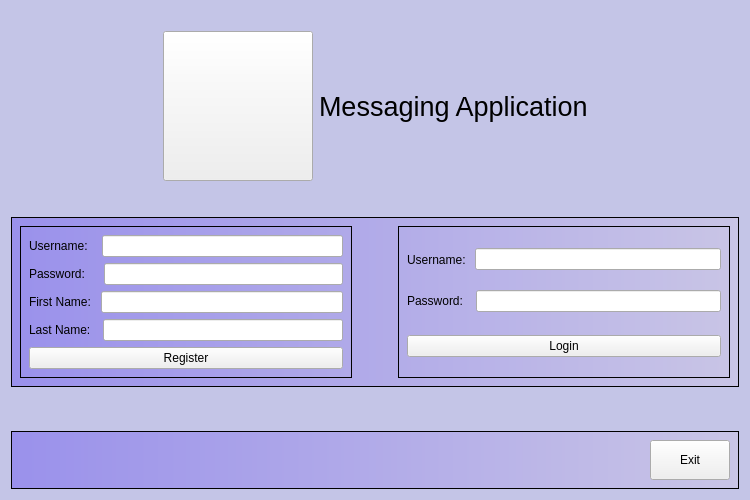
<?xml version="1.0" encoding="UTF-8"?>
<ui version="4.0">
 <class>loginScreen</class>
 <widget class="QWidget" name="loginScreen">
  <property name="geometry">
   <rect>
    <x>0</x>
    <y>0</y>
    <width>750</width>
    <height>500</height>
   </rect>
  </property>
  <property name="windowTitle">
   <string>Form</string>
  </property>
  <property name="styleSheet">
   <string notr="true">#loginScreen {background-color: rgb(196, 197, 231)}</string>
  </property>
  <layout class="QVBoxLayout" name="verticalLayout">
   <item>
    <spacer name="verticalSpacer_8">
     <property name="orientation">
      <enum>Qt::Vertical</enum>
     </property>
     <property name="sizeType">
      <enum>QSizePolicy::Fixed</enum>
     </property>
     <property name="sizeHint" stdset="0">
      <size>
       <width>20</width>
       <height>20</height>
      </size>
     </property>
    </spacer>
   </item>
   <item>
    <layout class="QHBoxLayout" name="horizontalLayout_27">
     <property name="topMargin">
      <number>0</number>
     </property>
     <item>
      <spacer name="horizontalSpacer">
       <property name="orientation">
        <enum>Qt::Horizontal</enum>
       </property>
       <property name="sizeHint" stdset="0">
        <size>
         <width>40</width>
         <height>20</height>
        </size>
       </property>
      </spacer>
     </item>
     <item>
      <widget class="QPushButton" name="buttonLogo">
       <property name="minimumSize">
        <size>
         <width>150</width>
         <height>150</height>
        </size>
       </property>
       <property name="text">
        <string/>
       </property>
      </widget>
     </item>
     <item>
      <widget class="QLabel" name="label_20">
       <property name="font">
        <font>
         <pointsize>20</pointsize>
        </font>
       </property>
       <property name="text">
        <string>Messaging Application</string>
       </property>
      </widget>
     </item>
     <item>
      <spacer name="horizontalSpacer_2">
       <property name="orientation">
        <enum>Qt::Horizontal</enum>
       </property>
       <property name="sizeHint" stdset="0">
        <size>
         <width>40</width>
         <height>20</height>
        </size>
       </property>
      </spacer>
     </item>
    </layout>
   </item>
   <item>
    <spacer name="verticalSpacer_7">
     <property name="orientation">
      <enum>Qt::Vertical</enum>
     </property>
     <property name="sizeHint" stdset="0">
      <size>
       <width>20</width>
       <height>24</height>
      </size>
     </property>
    </spacer>
   </item>
   <item>
    <widget class="QWidget" name="Form" native="true">
     <property name="styleSheet">
      <string notr="true">#Form {border: 1px solid; background-color: qlineargradient(spread:pad, x1:0, y1:0, x2:1, y2:0, stop:0 rgb(154, 145, 235), stop:1 rgb(201, 197, 230));}</string>
     </property>
     <layout class="QHBoxLayout" name="horizontalLayout_24">
      <property name="leftMargin">
       <number>9</number>
      </property>
      <property name="topMargin">
       <number>9</number>
      </property>
      <property name="rightMargin">
       <number>9</number>
      </property>
      <property name="bottomMargin">
       <number>9</number>
      </property>
      <item>
       <widget class="QWidget" name="registerForm" native="true">
        <property name="styleSheet">
         <string notr="true">#registerForm {border: 1px solid;}</string>
        </property>
        <layout class="QVBoxLayout" name="verticalLayout_4">
         <item>
          <layout class="QHBoxLayout" name="horizontalLayout_10">
           <item>
            <widget class="QLabel" name="label_3">
             <property name="text">
              <string>Username:</string>
             </property>
            </widget>
           </item>
           <item>
            <spacer name="horizontalSpacer_3">
             <property name="orientation">
              <enum>Qt::Horizontal</enum>
             </property>
             <property name="sizeType">
              <enum>QSizePolicy::Fixed</enum>
             </property>
             <property name="sizeHint" stdset="0">
              <size>
               <width>8</width>
               <height>20</height>
              </size>
             </property>
            </spacer>
           </item>
           <item>
            <widget class="QLineEdit" name="registerUsername">
             <property name="maxLength">
              <number>15</number>
             </property>
            </widget>
           </item>
          </layout>
         </item>
         <item>
          <layout class="QHBoxLayout" name="horizontalLayout_9">
           <item>
            <widget class="QLabel" name="label_4">
             <property name="text">
              <string>Password:</string>
             </property>
            </widget>
           </item>
           <item>
            <spacer name="horizontalSpacer_4">
             <property name="orientation">
              <enum>Qt::Horizontal</enum>
             </property>
             <property name="sizeType">
              <enum>QSizePolicy::Fixed</enum>
             </property>
             <property name="sizeHint" stdset="0">
              <size>
               <width>13</width>
               <height>20</height>
              </size>
             </property>
            </spacer>
           </item>
           <item>
            <widget class="QLineEdit" name="registerPassword">
             <property name="maxLength">
              <number>15</number>
             </property>
             <property name="echoMode">
              <enum>QLineEdit::Password</enum>
             </property>
            </widget>
           </item>
          </layout>
         </item>
         <item>
          <layout class="QHBoxLayout" name="horizontalLayout_8">
           <property name="topMargin">
            <number>0</number>
           </property>
           <item>
            <widget class="QLabel" name="label_2">
             <property name="text">
              <string>First Name:</string>
             </property>
            </widget>
           </item>
           <item>
            <spacer name="horizontalSpacer_5">
             <property name="orientation">
              <enum>Qt::Horizontal</enum>
             </property>
             <property name="sizeType">
              <enum>QSizePolicy::Fixed</enum>
             </property>
             <property name="sizeHint" stdset="0">
              <size>
               <width>4</width>
               <height>20</height>
              </size>
             </property>
            </spacer>
           </item>
           <item>
            <widget class="QLineEdit" name="registerFirstName">
             <property name="maxLength">
              <number>15</number>
             </property>
            </widget>
           </item>
          </layout>
         </item>
         <item>
          <layout class="QHBoxLayout" name="horizontalLayout_6">
           <item>
            <widget class="QLabel" name="label">
             <property name="text">
              <string>Last Name:</string>
             </property>
            </widget>
           </item>
           <item>
            <spacer name="horizontalSpacer_6">
             <property name="orientation">
              <enum>Qt::Horizontal</enum>
             </property>
             <property name="sizeType">
              <enum>QSizePolicy::Fixed</enum>
             </property>
             <property name="sizeHint" stdset="0">
              <size>
               <width>6</width>
               <height>20</height>
              </size>
             </property>
            </spacer>
           </item>
           <item>
            <widget class="QLineEdit" name="registerLastName">
             <property name="maxLength">
              <number>15</number>
             </property>
            </widget>
           </item>
          </layout>
         </item>
         <item>
          <widget class="QPushButton" name="registerButton">
           <property name="text">
            <string>Register</string>
           </property>
          </widget>
         </item>
        </layout>
       </widget>
      </item>
      <item>
       <spacer name="horizontalSpacer_7">
        <property name="orientation">
         <enum>Qt::Horizontal</enum>
        </property>
        <property name="sizeType">
         <enum>QSizePolicy::Fixed</enum>
        </property>
        <property name="sizeHint" stdset="0">
         <size>
          <width>40</width>
          <height>20</height>
         </size>
        </property>
       </spacer>
      </item>
      <item>
       <widget class="QWidget" name="loginForm" native="true">
        <property name="sizePolicy">
         <sizepolicy hsizetype="Preferred" vsizetype="Preferred">
          <horstretch>0</horstretch>
          <verstretch>0</verstretch>
         </sizepolicy>
        </property>
        <property name="minimumSize">
         <size>
          <width>0</width>
          <height>0</height>
         </size>
        </property>
        <property name="styleSheet">
         <string notr="true">#loginForm { border: 1px solid; }</string>
        </property>
        <layout class="QVBoxLayout" name="verticalLayout_6">
         <property name="leftMargin">
          <number>9</number>
         </property>
         <property name="topMargin">
          <number>9</number>
         </property>
         <property name="rightMargin">
          <number>9</number>
         </property>
         <property name="bottomMargin">
          <number>9</number>
         </property>
         <item>
          <layout class="QHBoxLayout" name="horizontalLayout_25">
           <item>
            <widget class="QLabel" name="label_17">
             <property name="minimumSize">
              <size>
               <width>0</width>
               <height>25</height>
              </size>
             </property>
             <property name="text">
              <string>Username:</string>
             </property>
            </widget>
           </item>
           <item>
            <spacer name="horizontalSpacer_14">
             <property name="orientation">
              <enum>Qt::Horizontal</enum>
             </property>
             <property name="sizeType">
              <enum>QSizePolicy::Fixed</enum>
             </property>
             <property name="sizeHint" stdset="0">
              <size>
               <width>3</width>
               <height>20</height>
              </size>
             </property>
            </spacer>
           </item>
           <item>
            <widget class="QLineEdit" name="username">
             <property name="sizePolicy">
              <sizepolicy hsizetype="Expanding" vsizetype="Fixed">
               <horstretch>0</horstretch>
               <verstretch>0</verstretch>
              </sizepolicy>
             </property>
             <property name="minimumSize">
              <size>
               <width>0</width>
               <height>0</height>
              </size>
             </property>
             <property name="maxLength">
              <number>15</number>
             </property>
            </widget>
           </item>
          </layout>
         </item>
         <item>
          <layout class="QHBoxLayout" name="horizontalLayout_26">
           <property name="spacing">
            <number>6</number>
           </property>
           <property name="topMargin">
            <number>0</number>
           </property>
           <property name="bottomMargin">
            <number>0</number>
           </property>
           <item>
            <widget class="QLabel" name="label_18">
             <property name="text">
              <string>Password:</string>
             </property>
            </widget>
           </item>
           <item>
            <spacer name="horizontalSpacer_15">
             <property name="orientation">
              <enum>Qt::Horizontal</enum>
             </property>
             <property name="sizeType">
              <enum>QSizePolicy::Fixed</enum>
             </property>
             <property name="sizeHint" stdset="0">
              <size>
               <width>7</width>
               <height>20</height>
              </size>
             </property>
            </spacer>
           </item>
           <item>
            <widget class="QLineEdit" name="password">
             <property name="sizePolicy">
              <sizepolicy hsizetype="Expanding" vsizetype="Fixed">
               <horstretch>0</horstretch>
               <verstretch>0</verstretch>
              </sizepolicy>
             </property>
             <property name="maxLength">
              <number>15</number>
             </property>
             <property name="echoMode">
              <enum>QLineEdit::Password</enum>
             </property>
            </widget>
           </item>
          </layout>
         </item>
         <item>
          <spacer name="verticalSpacer_6">
           <property name="orientation">
            <enum>Qt::Vertical</enum>
           </property>
           <property name="sizeType">
            <enum>QSizePolicy::Fixed</enum>
           </property>
           <property name="sizeHint" stdset="0">
            <size>
             <width>20</width>
             <height>5</height>
            </size>
           </property>
          </spacer>
         </item>
         <item>
          <widget class="QPushButton" name="loginButton">
           <property name="text">
            <string>Login</string>
           </property>
          </widget>
         </item>
        </layout>
       </widget>
      </item>
     </layout>
    </widget>
   </item>
   <item>
    <spacer name="verticalSpacer">
     <property name="orientation">
      <enum>Qt::Vertical</enum>
     </property>
     <property name="sizeHint" stdset="0">
      <size>
       <width>20</width>
       <height>38</height>
      </size>
     </property>
    </spacer>
   </item>
   <item>
    <widget class="QWidget" name="topPanel" native="true">
     <property name="styleSheet">
      <string notr="true">#topPanel { border: 1px solid; background-color: qlineargradient(spread:pad, x1:0, y1:0, x2:1, y2:0, stop:0 rgb(154, 145, 235), stop:1 rgb(201, 197, 230)); }</string>
     </property>
     <layout class="QHBoxLayout" name="horizontalLayout_23">
      <item>
       <spacer name="horizontalSpacer_13">
        <property name="orientation">
         <enum>Qt::Horizontal</enum>
        </property>
        <property name="sizeHint" stdset="0">
         <size>
          <width>40</width>
          <height>20</height>
         </size>
        </property>
       </spacer>
      </item>
      <item>
       <widget class="QPushButton" name="shutdownButton">
        <property name="sizePolicy">
         <sizepolicy hsizetype="Preferred" vsizetype="Fixed">
          <horstretch>0</horstretch>
          <verstretch>0</verstretch>
         </sizepolicy>
        </property>
        <property name="minimumSize">
         <size>
          <width>40</width>
          <height>40</height>
         </size>
        </property>
        <property name="styleSheet">
         <string notr="true"/>
        </property>
        <property name="text">
         <string>Exit</string>
        </property>
       </widget>
      </item>
     </layout>
    </widget>
   </item>
  </layout>
 </widget>
 <resources/>
 <connections/>
</ui>
